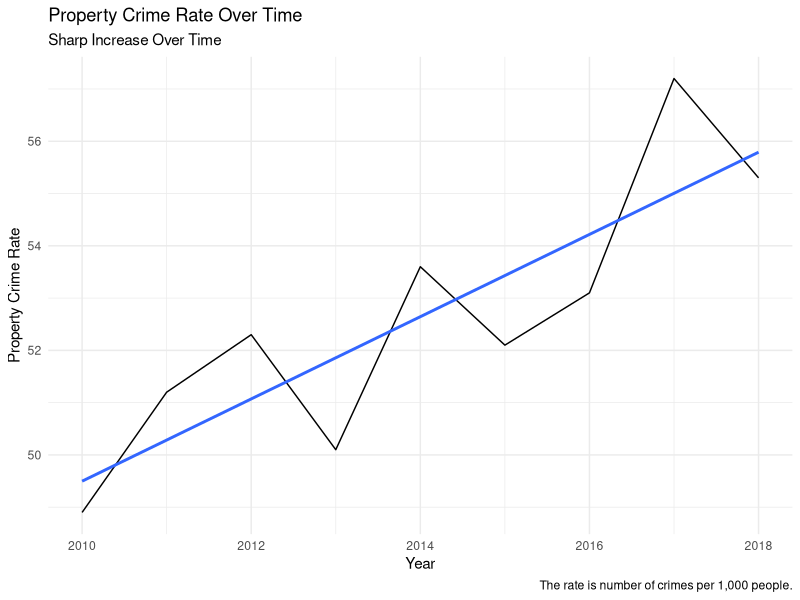

The R script that drew this image: (Note: this script raises an error after producing the figure.)

library(fs)
library(readxl)
library(tidyverse)

custom <- read_xlsx(path = "raw-data/Crime Rate + Pop.xlsx")

propplot <- ggplot(custom, aes(x = Year, y = PropertyCrimeRt)) +
  geom_line() +
  labs(title = "Property Crime Rate Over Time",
       subtitle = "Sharp Increase Over Time",
       caption = "The rate is number of crimes per 1,000 people.") +
  ylab("Property Crime Rate") +
  theme_minimal() +
  geom_smooth(method = "lm", se = FALSE)

ggsave(filename = "propplot.png", plot = propplot, device = png())

file_copy(
  path = "propplot.png",
  new_path = "finalproject/propplot.png",
  overwrite = TRUE
)

persplot <- ggplot(custom, aes(x = Year, y = PersonCrmRt)) +
  geom_line() +
  labs(title = "Person Crime Rate Over Time",
       subtitle = "Slight Increase Over Time",
       caption = "The rate is number of crimes per 1,000 people.") +
  ylab("Person Crime Rate") +
  theme_minimal() +
  geom_smooth(method = "lm", se = FALSE)

ggsave(filename = "persplot.png", plot = persplot, device = png())

file_copy(
  path = "persplot.png",
  new_path = "finalproject/persplot.png",
  overwrite = TRUE
)

future <- tibble(Year = c(2019, 2020, 2021, 2022, 2023))

model <- lm(PropertyCrimeRt ~ Year, data = custom)

predict(model, newdata = future)

rows <- tibble(PropertyCrimeRt = predict(model, newdata = future),
               Year = c(2019, 2020, 2021, 2022, 2023))

proponly <- custom %>%
  select(PropertyCrimeRt, Year)

proppred <- proponly %>% bind_rows(rows)

proppredplot <- ggplot(proppred, aes(x = Year, y = PropertyCrimeRt)) +
  geom_line() +
  labs(title = "Predicted Property Crime Rate Over Time",
       subtitle = "2019 through 2023 Predicted",
       caption = "The rate is number of crimes per 1,000 people.
       Vertical line denotes start of predicted data.") +
  ylab("Property Crime Rate") +
  theme_minimal() +
  geom_vline(xintercept = 2019, color = "blue")

ggsave(filename = "proppredplot.png", plot = proppredplot, device = png())

file_copy(
  path = "proppredplot.png",
  new_path = "finalproject/proppredplot.png",
  overwrite = TRUE
)
